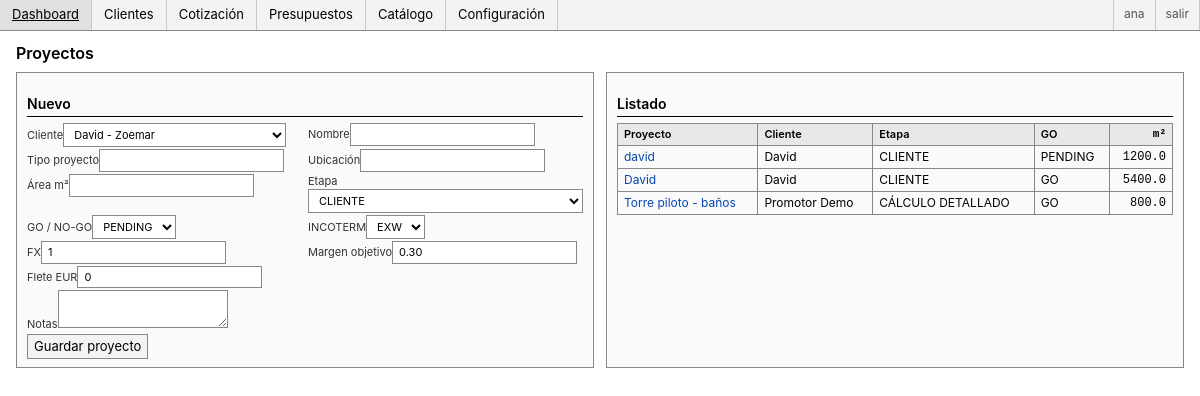
Screenshot of /projects (signed in) with the database file from the repository.
### tables this page shows
CREATE TABLE users (
            id INTEGER PRIMARY KEY AUTOINCREMENT,
            username TEXT UNIQUE NOT NULL,
            password_hash TEXT NOT NULL,
            role TEXT NOT NULL DEFAULT 'viewer',
            full_name TEXT,
            email TEXT,
            created_at TEXT NOT NULL
        );

CREATE TABLE projects (
            id INTEGER PRIMARY KEY AUTOINCREMENT,
            client_id INTEGER NOT NULL,
            name TEXT NOT NULL,
            project_type TEXT,
            location TEXT,
            area_sqm REAL DEFAULT 0,
            stage TEXT NOT NULL DEFAULT 'OPORTUNIDAD',
            go_no_go TEXT DEFAULT 'PENDING',
            incoterm TEXT DEFAULT 'CIF',
            fx_rate REAL DEFAULT 1.0,
            target_margin_pct REAL DEFAULT 0.30,
            freight_eur REAL DEFAULT 0,
            customs_pct REAL DEFAULT 0.18,
            logistics_notes TEXT,
            created_at TEXT NOT NULL,
            FOREIGN KEY(client_id) REFERENCES clients(id)
        );

CREATE TABLE clients (
            id INTEGER PRIMARY KEY AUTOINCREMENT,
            name TEXT NOT NULL,
            company TEXT,
            email TEXT,
            phone TEXT,
            country TEXT DEFAULT 'República Dominicana',
            score INTEGER DEFAULT 50,
            created_at TEXT NOT NULL
        );

### app.py (the view, shortened to what this page needs)
@app.route('/projects', methods=['GET', 'POST'])
@login_required
def projects():
    db = get_db()
    rows = db.execute(
        '''SELECT p.*, c.name AS client_name, c.company
           FROM projects p JOIN clients c ON c.id = p.client_id ORDER BY p.created_at DESC'''
    ).fetchall()
    clients = db.execute('SELECT id, name, company FROM clients ORDER BY name').fetchall()
    return render_template('projects.html', projects=rows, clients=clients, stages=STAGES)

### app.py (called while the page is built)
@login_manager.user_loader
def load_user(user_id):
    db = get_db()
    row = db.execute('SELECT * FROM users WHERE id = ?', (int(user_id),)).fetchone()
    if row:
        return User(row['id'], row['username'], row['role'])
    return None

def get_db() -> sqlite3.Connection:
    if 'db' not in g:
        g.db = sqlite3.connect(app.config['DATABASE'])
        g.db.row_factory = sqlite3.Row
    return g.db

@app.context_processor
def inject_now() -> dict[str, Any]:
    return {
        'current_year': datetime.now(timezone.utc).year,
        'stages': STAGES,
        'current_user': current_user,
    }

### templates/projects.html
{% extends 'base.html' %}
{% block content %}
<h1>Proyectos</h1>
<div class="grid-2">
  <div class="card">
    <h2>Nuevo</h2>
    <form method="post">
      <div class="row">
        <div><label>Cliente<select name="client_id">{% for c in clients %}<option value="{{ c['id'] }}">{{ c['name'] }}{% if c['company'] %} - {{ c['company'] }}{% endif %}</option>{% endfor %}</select></label></div>
        <div><label>Nombre<input name="name" required></label></div>
      </div>
      <div class="row">
        <div><label>Tipo proyecto<input name="project_type"></label></div>
        <div><label>Ubicación<input name="location"></label></div>
      </div>
      <div class="row">
        <div><label>Área m²<input name="area_sqm" type="number" step="0.01"></label></div>
        <div><label>Etapa<select name="stage">{% for s in stages %}<option>{{ s }}</option>{% endfor %}</select></label></div>
      </div>
      <div class="row">
        <div><label>GO / NO-GO<select name="go_no_go"><option>PENDING</option><option>GO</option><option>NO-GO</option></select></label></div>
        <div><label>INCOTERM<select name="incoterm"><option>EXW</option><option>FOB</option><option>DAP</option></select></label></div>
      </div>
      <div class="row">
        <div><label>FX<input name="fx_rate" type="number" step="0.0001" value="1"></label></div>
        <div><label>Margen objetivo<input name="target_margin_pct" type="number" step="0.01" value="0.30"></label></div>
      </div>
      <div class="row">
        <div><label>Flete EUR<input name="freight_eur" type="number" step="0.01" value="0"></label></div>
        <div></div>
      </div>
      <label>Notas<textarea name="logistics_notes"></textarea></label>
      <button>Guardar proyecto</button>
    </form>
  </div>
  <div class="card">
    <h2>Listado</h2>
    <table>
      <thead><tr><th>Proyecto</th><th>Cliente</th><th>Etapa</th><th>GO</th><th class="num">m²</th></tr></thead>
      <tbody>
        {% for p in projects %}
          <tr>
            <td><a href="{{ url_for('project_detail', project_id=p['id']) }}">{{ p['name'] }}</a></td>
            <td>{{ p['client_name'] }}</td>
            <td>{{ p['stage'] }}</td>
            <td>{{ p['go_no_go'] }}</td>
            <td class="num">{{ p['area_sqm'] }}</td>
          </tr>
        {% endfor %}
      </tbody>
    </table>
  </div>
</div>
{% endblock %}

### templates/base.html (shortened to what this page needs)
<!doctype html>
<html lang="es">
<head>
</head>
<body>
  <nav>
    <a href="{{ url_for('dashboard') }}">Dashboard</a>
    <a href="{{ url_for('crm') }}">Clientes</a>
    <a href="{{ url_for('quote') }}">Cotización</a>
    <a href="{{ url_for('presupuestos') }}">Presupuestos</a>
    <a href="{{ url_for('products') }}">Catálogo</a>
    <a href="{{ url_for('config') }}">Configuración</a>
    <span class="spacer"></span>
    {% if current_user and current_user.is_authenticated %}
      <span class="user">{{ current_user.username }}</span>
      <a href="{{ url_for('logout') }}" class="user">salir</a>
    {% endif %}
  </nav>
  <div class="wrap">
    {% block content %}{% endblock %}
  </div>
</body>
</html>

### templates/base.html (style rules this page uses)
* { box-sizing: border-box; }
html, body { margin:0; padding:0; background:#fff; color:#000; }
body { font-family: -apple-system, Segoe UI, Helvetica, Arial, sans-serif; font-size:13px; line-height:1.35; }
a { color:#0645ad; text-decoration:none; }
code, pre, .mono, td.num, th.num { font-family: ui-monospace, SFMono-Regular, Menlo, Consolas, monospace; }
nav { display:flex; gap:0; padding:0; background:#f3f3f3; border-bottom:1px solid #888; }
nav a { padding:6px 12px; color:#000; border-right:1px solid #c8c8c8; font-weight:normal; }
nav .spacer { flex:1; }
nav .user { padding:6px 10px; color:#555; border-left:1px solid #c8c8c8; font-size:12px; }
.wrap { padding:12px 16px; max-width:1600px; }
h1 { font-size:16px; font-weight:600; margin:0 0 8px 0; }
h2 { font-size:14px; font-weight:600; margin:14px 0 6px 0; border-bottom:1px solid #000; padding-bottom:2px; }
table { width:100%; border-collapse:collapse; font-size:12px; }
th, td { padding:3px 6px; border:1px solid #888; text-align:left; vertical-align:top; }
th { background:#e8e8e8; font-weight:600; font-size:11px; }
td.num, th.num { text-align:right; font-variant-numeric: tabular-nums; }
input, select, textarea, button { font:inherit; padding:3px 6px; border:1px solid #888; background:#fff; color:#000; border-radius:0; }
button { background:#f3f3f3; cursor:pointer; }
.row { display:grid; grid-template-columns: repeat(auto-fit, minmax(160px, 1fr)); gap:6px; }
.grid-2 { display:grid; grid-template-columns: repeat(auto-fit, minmax(280px, 1fr)); gap:12px; }
.card { border:1px solid #888; padding:8px 10px; background:#fafafa; }
label { font-size:11px; color:#333; display:block; margin-bottom:2px; }

### rows the page displays
users: username "ana"
projects: name "david", client_name "David", stage "CLIENTE", go_no_go "PENDING", area_sqm "1200.0"
projects: name "David", client_name "David", stage "CLIENTE", go_no_go "GO", area_sqm "5400.0"
projects: name "Torre piloto - baños", client_name "Promotor Demo", stage "CÁLCULO DETALLADO", go_no_go "GO", area_sqm "800.0"

### other values shown
form field client_id "David - Zoemar"
form field stage "CLIENTE"
